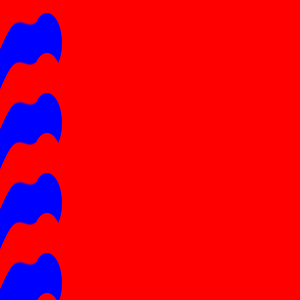
Frame 1 (no input)
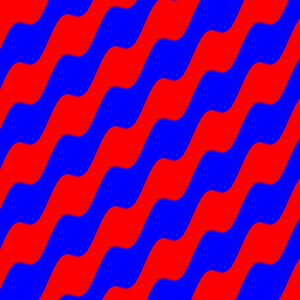
Frame 60 (the mouse pressed at the canvas centre just before this capture)
Frame 120 (the mouse held since frame 60 and released just before this capture): identical to frame 60, image omitted

The Processing sketch that drew these frames (run headless with seeded random() and noise(); from frame 60 on, the mouse is pressed at the canvas centre):

// Processing sketch: processing_52265
// ── processing_52265.pde

int i = 40;
float y1, y2, y3, y4, y5, y6, y7, y8, y9, y10, y11, y12, y13, y14, y15;
float x1, x2, x3, x4, x5, x6, x7, x8, x9, x10, x11, x12, x13, x14, x15;
float widthCirc, heightCirc;

void setup() {
  size(300, 300);
  background(255,0,0);
  
  widthCirc = 30;
  heightCirc = 60;
}

void draw() {

  noStroke();

//  constrain(mouseY, 0, height);
//  float mousePos = map(mouseY, 0, height, 10, 80);
//  println(mousePos);
//  widthCirc = mousePos;
//  heightCirc = mousePos;


  for (float angle = 0; angle < TWO_PI; angle += PI/24.0) {
    fill(255,0,0);
    ellipse(x1, (cos(angle) * 10.0) + i*1 + y1, widthCirc, heightCirc);
    x1++;
    y1--;

    fill(0,0,255);
    ellipse(x2, (cos(angle) * 10.0) + i*2 + y2, widthCirc, heightCirc);
    x2++;
    y2--;
    
    fill(255,0,0);
    ellipse(x3, (cos(angle) * 10.0) + i*3 + y3, widthCirc, heightCirc);
    x3++;
    y3--;

    fill(0,0,255);
    ellipse(x4, (cos(angle) * 10.0) + i*4 + y4, widthCirc, heightCirc);
    x4++;
    y4--;

    fill(255,0,0);
    ellipse(x5, (cos(angle) * 10.0) + i*5 + y5, widthCirc, heightCirc);
    x5++;
    y5--;

    fill(0,0,255);
    ellipse(x6, (cos(angle) * 10.0) + i*6 + y6, widthCirc, heightCirc);
    x6++;
    y6--;

    fill(255,0,0);
    ellipse(x7, (cos(angle) * 10.0) + i*7 + y7, widthCirc, heightCirc);
    x7++;
    y7--;
    
    fill(0,0,255);
    ellipse(x8, (cos(angle) * 10.0) + i*8 + y8, widthCirc, heightCirc);
    x8++;
    y8--;

    fill(255,0,0);
    ellipse(x9, (cos(angle) * 10.0) + i*9 + y9, widthCirc, heightCirc);
    x9++;
    y9--;

    fill(0,0,255);
    ellipse(x10, (cos(angle) * 10.0) + i*10 + y10, widthCirc, heightCirc);
    x10++;
    y10--;

    fill(255,0,0);
    ellipse(x11, (cos(angle) * 10.0) + i*11 + y11, widthCirc, heightCirc);
    x11++;
    y11--;

    fill(0,0,255);
    ellipse(x12, (cos(angle) * 10.0) + i*12 + y12, widthCirc, heightCirc);
    x12++;
    y12--;
    
    fill(255,0,0);
    ellipse(x13, (cos(angle) * 10.0) + i*13 + y13, widthCirc, heightCirc);
    x13++;
    y13--;

    fill(0,0,255);
    ellipse(x14, (cos(angle) * 10.0) + i*14 + y14, widthCirc, heightCirc);
    x14++;
    y14--;
    
    fill(255,0,0);
    ellipse(x15, (cos(angle) * 10.0) + i*15 + y15, widthCirc, heightCirc);
    x15++;
    y15--;

  }
}
